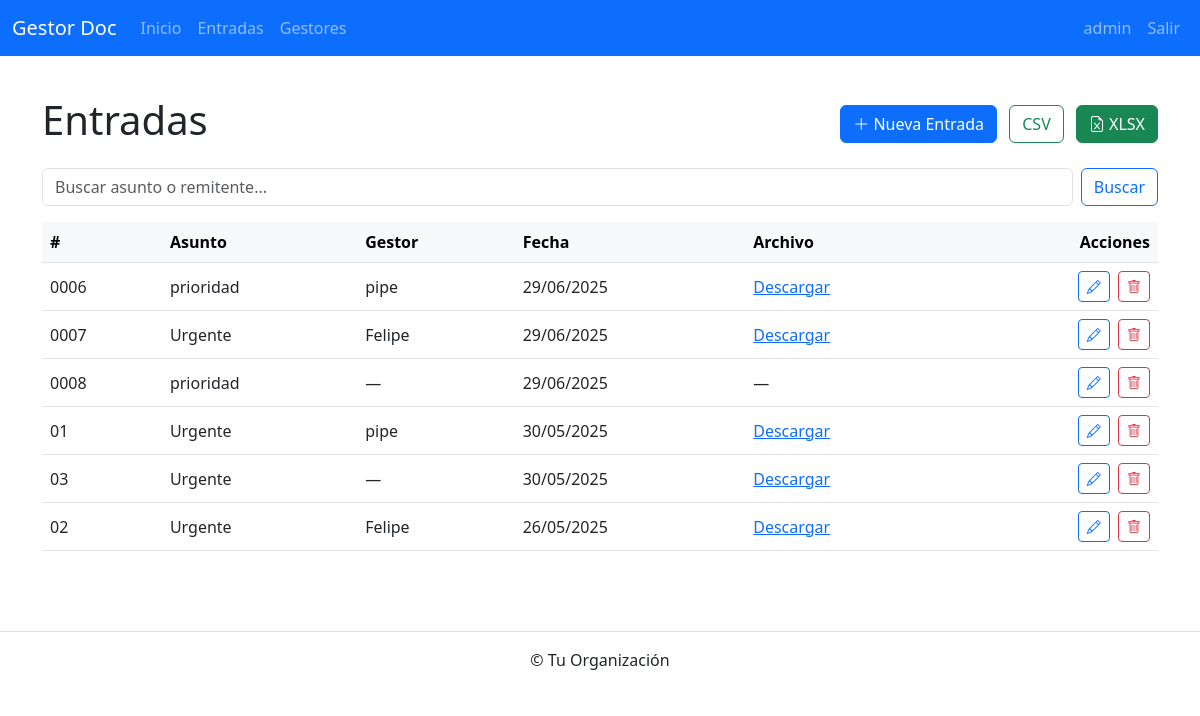
The page /entradas/ (signed in) on the database as committed earlier.
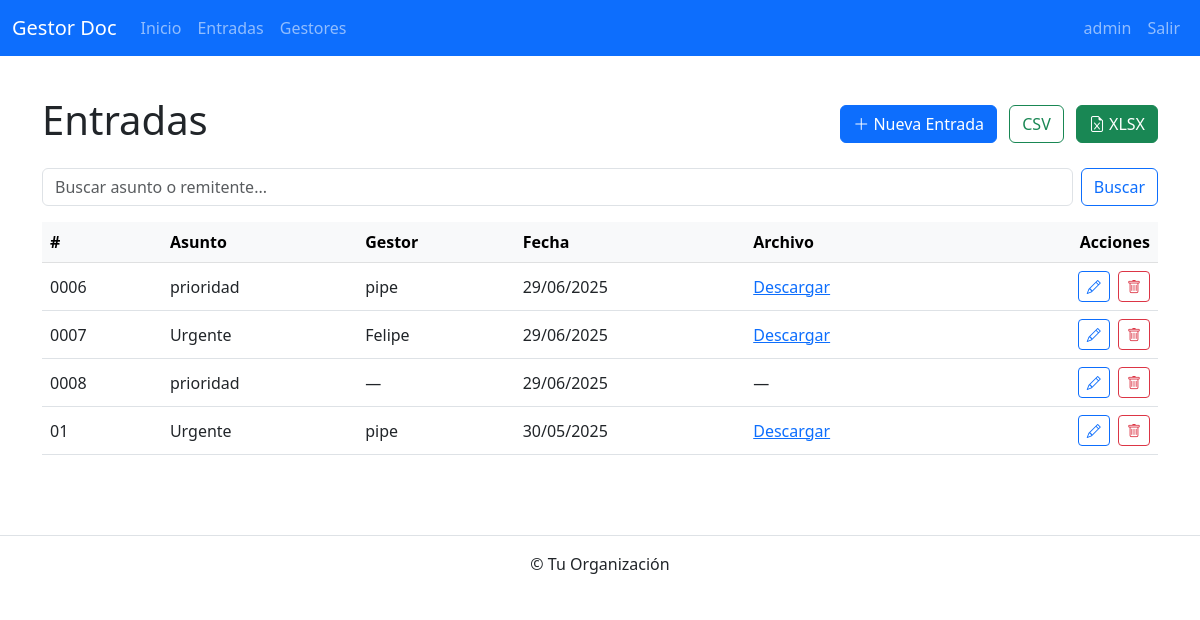
The same page on the database as committed later.
### correspondencia_app/models.py (models this page shows, shortened)
class CorrespondenciaEntrada(models.Model):
    numero_documento = models.CharField(
        max_length=10,
        unique=True,
        editable=False,
        help_text="Número secuencial autogenerado, p.ej. 0001, 0002…"
    )
    asunto           = models.CharField(max_length=200)
    remitente        = models.CharField(max_length=100, blank=True)
    destinatario     = models.CharField(max_length=100, blank=True)
    fecha_recepcion  = models.DateField(
        default=timezone.now,
        editable=False,
        help_text="Se asigna la fecha de hoy al crear"
    )
    estado           = models.CharField(
        max_length=50,
        choices=[
            ('Recibido', 'Recibido'),
            ('En Proceso', 'En Proceso'),
            ('Finalizado', 'Finalizado'),
        ],
        default='Recibido'
    )
    gestor           = models.ForeignKey(
        DocumentManager,
        on_delete=models.SET_NULL,
        null=True,
        blank=True
    )
    archivo_adjunto  = models.FileField(
        upload_to='entradas/',
        blank=True,
        null=True
    )

class DocumentManager(models.Model):
    nombre    = models.CharField(max_length=100)
    email     = models.EmailField(max_length=100, unique=True)
    telefono  = models.CharField(max_length=20, blank=True)

### correspondencia_app/views.py (the view)
# urls.py: path('entradas/',                   views.EntradaListView.as_view(),   name='entrada_list'),
class EntradaListView(LoginRequiredMixin, ListView):
    model = CorrespondenciaEntrada
    template_name = 'correspondencia_app/entrada_list.html'
    context_object_name = 'entradas'
    paginate_by = 10
    ordering = ['-fecha_recepcion']
    def get_queryset(self):
        qs = super().get_queryset()
        q  = self.request.GET.get('q','')
        if q:
            qs = qs.filter(Q(asunto__icontains=q) | Q(remitente__icontains=q))
        return qs
    def get_context_data(self, **kwargs):
        ctx = super().get_context_data(**kwargs)
        ctx['q'] = self.request.GET.get('q','')
        return ctx

### templates/correspondencia_app/entrada_list.html (shortened to what this page needs)
{% extends "correspondencia_app/base.html" %}
{% load static %}
{% block content %}
  <div class="d-flex justify-content-between align-items-center py-3">
    <h1>Entradas</h1>
    {% if user.is_staff %}
      <div>
        <a href="{% url 'correspondencia_app:entrada_create' %}" class="btn btn-primary me-2">
          <i class="bi bi-plus-lg"></i> Nueva Entrada
        </a>
        <a href="{% url 'correspondencia_app:export_entradas_csv' %}" class="btn btn-outline-success me-2">
           CSV
        </a>
        <a href="{% url 'correspondencia_app:export_entradas_xlsx' %}" class="btn btn-success">
          <i class="bi bi-file-earmark-excel"></i> XLSX
        </a>
      </div>
    {% endif %}
  </div>
  <form method="get" class="d-flex mb-3">
    <input name="q" class="form-control me-2" placeholder="Buscar asunto o remitente..." value="{{ q }}">
    <button class="btn btn-outline-primary">Buscar</button>
  </form>
  <div class="table-responsive">
    <table class="table table-hover align-middle">
      <thead class="table-light">
        <tr>
          <th>#</th><th>Asunto</th><th>Gestor</th><th>Fecha</th><th>Archivo</th><th class="text-end">Acciones</th>
        </tr>
      </thead>
      <tbody>
        {% for e in entradas %}
          <tr>
            <td>{{ e.numero_documento }}</td>
            <td>{{ e.asunto }}</td>
            <td>{% if e.gestor %}{{ e.gestor.nombre }}{% else %}&mdash;{% endif %}</td>
            <td>{{ e.fecha_recepcion|date:"d/m/Y" }}</td>
            <td>
              {% if e.archivo_adjunto %}
                <a href="{{ e.archivo_adjunto.url }}" class="link-primary">Descargar</a>
              {% else %}&mdash;{% endif %}
            </td>
            <td class="text-end">
              {% if user.is_staff %}
                <a href="{% url 'correspondencia_app:entrada_edit' e.pk %}" class="btn btn-sm btn-outline-primary me-1">
                  <i class="bi bi-pencil"></i>
                </a>
                <a href="{% url 'correspondencia_app:entrada_delete' e.pk %}" class="btn btn-sm btn-outline-danger">
                  <i class="bi bi-trash"></i>
                </a>
              {% endif %}
            </td>
          </tr>
        {% empty %}
          <tr><td colspan="6" class="text-center">No hay entradas</td></tr>
        {% endfor %}
      </tbody>
    </table>
  </div>
{% endblock %}

Rows that differ between the two databases and show on the page:
removed CorrespondenciaEntrada: numero_documento "03", asunto "Urgente", fecha_recepcion "30/05/2025"
removed CorrespondenciaEntrada: numero_documento "02", asunto "Urgente", gestor.nombre "Felipe", fecha_recepcion "26/05/2025"
